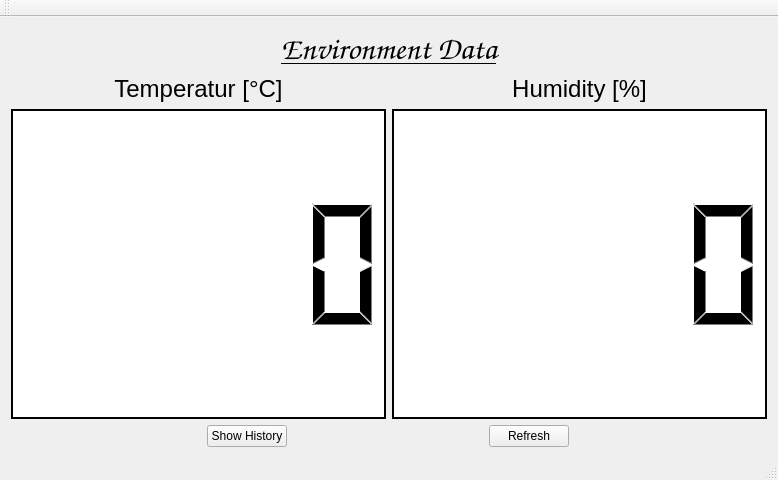
<?xml version="1.0" encoding="UTF-8"?>
<ui version="4.0">
 <class>MainWindow</class>
 <widget class="QMainWindow" name="MainWindow">
  <property name="geometry">
   <rect>
    <x>0</x>
    <y>0</y>
    <width>778</width>
    <height>480</height>
   </rect>
  </property>
  <property name="windowTitle">
   <string>MainWindow</string>
  </property>
  <widget class="QWidget" name="centralWidget">
   <layout class="QVBoxLayout" name="verticalLayout">
    <item>
     <widget class="QLabel" name="label">
      <property name="palette">
       <palette>
        <active>
         <colorrole role="Base">
          <brush brushstyle="SolidPattern">
           <color alpha="255">
            <red>255</red>
            <green>255</green>
            <blue>255</blue>
           </color>
          </brush>
         </colorrole>
         <colorrole role="Window">
          <brush brushstyle="SolidPattern">
           <color alpha="255">
            <red>255</red>
            <green>255</green>
            <blue>255</blue>
           </color>
          </brush>
         </colorrole>
        </active>
        <inactive>
         <colorrole role="Base">
          <brush brushstyle="SolidPattern">
           <color alpha="255">
            <red>255</red>
            <green>255</green>
            <blue>255</blue>
           </color>
          </brush>
         </colorrole>
         <colorrole role="Window">
          <brush brushstyle="SolidPattern">
           <color alpha="255">
            <red>255</red>
            <green>255</green>
            <blue>255</blue>
           </color>
          </brush>
         </colorrole>
        </inactive>
        <disabled>
         <colorrole role="Base">
          <brush brushstyle="SolidPattern">
           <color alpha="255">
            <red>255</red>
            <green>255</green>
            <blue>255</blue>
           </color>
          </brush>
         </colorrole>
         <colorrole role="Window">
          <brush brushstyle="SolidPattern">
           <color alpha="255">
            <red>255</red>
            <green>255</green>
            <blue>255</blue>
           </color>
          </brush>
         </colorrole>
        </disabled>
       </palette>
      </property>
      <property name="font">
       <font>
        <family>Comic Sans MS</family>
        <pointsize>24</pointsize>
        <italic>false</italic>
        <underline>true</underline>
        <stylestrategy>PreferAntialias</stylestrategy>
       </font>
      </property>
      <property name="text">
       <string>Environment Data</string>
      </property>
      <property name="alignment">
       <set>Qt::AlignCenter</set>
      </property>
     </widget>
    </item>
    <item>
     <layout class="QHBoxLayout" name="horizontalLayout_3">
      <item>
       <widget class="QLabel" name="label_3">
        <property name="font">
         <font>
          <pointsize>18</pointsize>
         </font>
        </property>
        <property name="text">
         <string>Temperatur [°C]</string>
        </property>
        <property name="alignment">
         <set>Qt::AlignCenter</set>
        </property>
       </widget>
      </item>
      <item>
       <widget class="QLabel" name="label_2">
        <property name="font">
         <font>
          <pointsize>18</pointsize>
         </font>
        </property>
        <property name="text">
         <string>Humidity [%]</string>
        </property>
        <property name="alignment">
         <set>Qt::AlignCenter</set>
        </property>
       </widget>
      </item>
     </layout>
    </item>
    <item>
     <layout class="QHBoxLayout" name="horizontalLayout">
      <item>
       <widget class="QLCDNumber" name="lcdTemp">
        <property name="sizePolicy">
         <sizepolicy hsizetype="Expanding" vsizetype="Expanding">
          <horstretch>0</horstretch>
          <verstretch>0</verstretch>
         </sizepolicy>
        </property>
        <property name="palette">
         <palette>
          <active>
           <colorrole role="WindowText">
            <brush brushstyle="SolidPattern">
             <color alpha="255">
              <red>0</red>
              <green>0</green>
              <blue>0</blue>
             </color>
            </brush>
           </colorrole>
           <colorrole role="Button">
            <brush brushstyle="SolidPattern">
             <color alpha="255">
              <red>255</red>
              <green>255</green>
              <blue>255</blue>
             </color>
            </brush>
           </colorrole>
           <colorrole role="Light">
            <brush brushstyle="SolidPattern">
             <color alpha="255">
              <red>255</red>
              <green>255</green>
              <blue>255</blue>
             </color>
            </brush>
           </colorrole>
           <colorrole role="Midlight">
            <brush brushstyle="SolidPattern">
             <color alpha="255">
              <red>255</red>
              <green>255</green>
              <blue>255</blue>
             </color>
            </brush>
           </colorrole>
           <colorrole role="Dark">
            <brush brushstyle="SolidPattern">
             <color alpha="255">
              <red>127</red>
              <green>127</green>
              <blue>127</blue>
             </color>
            </brush>
           </colorrole>
           <colorrole role="Mid">
            <brush brushstyle="SolidPattern">
             <color alpha="255">
              <red>170</red>
              <green>170</green>
              <blue>170</blue>
             </color>
            </brush>
           </colorrole>
           <colorrole role="Text">
            <brush brushstyle="SolidPattern">
             <color alpha="255">
              <red>0</red>
              <green>0</green>
              <blue>0</blue>
             </color>
            </brush>
           </colorrole>
           <colorrole role="BrightText">
            <brush brushstyle="SolidPattern">
             <color alpha="255">
              <red>255</red>
              <green>255</green>
              <blue>255</blue>
             </color>
            </brush>
           </colorrole>
           <colorrole role="ButtonText">
            <brush brushstyle="SolidPattern">
             <color alpha="255">
              <red>0</red>
              <green>0</green>
              <blue>0</blue>
             </color>
            </brush>
           </colorrole>
           <colorrole role="Base">
            <brush brushstyle="SolidPattern">
             <color alpha="255">
              <red>255</red>
              <green>255</green>
              <blue>255</blue>
             </color>
            </brush>
           </colorrole>
           <colorrole role="Window">
            <brush brushstyle="SolidPattern">
             <color alpha="255">
              <red>255</red>
              <green>255</green>
              <blue>255</blue>
             </color>
            </brush>
           </colorrole>
           <colorrole role="Shadow">
            <brush brushstyle="SolidPattern">
             <color alpha="255">
              <red>0</red>
              <green>0</green>
              <blue>0</blue>
             </color>
            </brush>
           </colorrole>
           <colorrole role="AlternateBase">
            <brush brushstyle="SolidPattern">
             <color alpha="255">
              <red>255</red>
              <green>255</green>
              <blue>255</blue>
             </color>
            </brush>
           </colorrole>
           <colorrole role="ToolTipBase">
            <brush brushstyle="SolidPattern">
             <color alpha="255">
              <red>255</red>
              <green>255</green>
              <blue>220</blue>
             </color>
            </brush>
           </colorrole>
           <colorrole role="ToolTipText">
            <brush brushstyle="SolidPattern">
             <color alpha="255">
              <red>0</red>
              <green>0</green>
              <blue>0</blue>
             </color>
            </brush>
           </colorrole>
          </active>
          <inactive>
           <colorrole role="WindowText">
            <brush brushstyle="SolidPattern">
             <color alpha="255">
              <red>0</red>
              <green>0</green>
              <blue>0</blue>
             </color>
            </brush>
           </colorrole>
           <colorrole role="Button">
            <brush brushstyle="SolidPattern">
             <color alpha="255">
              <red>255</red>
              <green>255</green>
              <blue>255</blue>
             </color>
            </brush>
           </colorrole>
           <colorrole role="Light">
            <brush brushstyle="SolidPattern">
             <color alpha="255">
              <red>255</red>
              <green>255</green>
              <blue>255</blue>
             </color>
            </brush>
           </colorrole>
           <colorrole role="Midlight">
            <brush brushstyle="SolidPattern">
             <color alpha="255">
              <red>255</red>
              <green>255</green>
              <blue>255</blue>
             </color>
            </brush>
           </colorrole>
           <colorrole role="Dark">
            <brush brushstyle="SolidPattern">
             <color alpha="255">
              <red>127</red>
              <green>127</green>
              <blue>127</blue>
             </color>
            </brush>
           </colorrole>
           <colorrole role="Mid">
            <brush brushstyle="SolidPattern">
             <color alpha="255">
              <red>170</red>
              <green>170</green>
              <blue>170</blue>
             </color>
            </brush>
           </colorrole>
           <colorrole role="Text">
            <brush brushstyle="SolidPattern">
             <color alpha="255">
              <red>0</red>
              <green>0</green>
              <blue>0</blue>
             </color>
            </brush>
           </colorrole>
           <colorrole role="BrightText">
            <brush brushstyle="SolidPattern">
             <color alpha="255">
              <red>255</red>
              <green>255</green>
              <blue>255</blue>
             </color>
            </brush>
           </colorrole>
           <colorrole role="ButtonText">
            <brush brushstyle="SolidPattern">
             <color alpha="255">
              <red>0</red>
              <green>0</green>
              <blue>0</blue>
             </color>
            </brush>
           </colorrole>
           <colorrole role="Base">
            <brush brushstyle="SolidPattern">
             <color alpha="255">
              <red>255</red>
              <green>255</green>
              <blue>255</blue>
             </color>
            </brush>
           </colorrole>
           <colorrole role="Window">
            <brush brushstyle="SolidPattern">
             <color alpha="255">
              <red>255</red>
              <green>255</green>
              <blue>255</blue>
             </color>
            </brush>
           </colorrole>
           <colorrole role="Shadow">
            <brush brushstyle="SolidPattern">
             <color alpha="255">
              <red>0</red>
              <green>0</green>
              <blue>0</blue>
             </color>
            </brush>
           </colorrole>
           <colorrole role="AlternateBase">
            <brush brushstyle="SolidPattern">
             <color alpha="255">
              <red>255</red>
              <green>255</green>
              <blue>255</blue>
             </color>
            </brush>
           </colorrole>
           <colorrole role="ToolTipBase">
            <brush brushstyle="SolidPattern">
             <color alpha="255">
              <red>255</red>
              <green>255</green>
              <blue>220</blue>
             </color>
            </brush>
           </colorrole>
           <colorrole role="ToolTipText">
            <brush brushstyle="SolidPattern">
             <color alpha="255">
              <red>0</red>
              <green>0</green>
              <blue>0</blue>
             </color>
            </brush>
           </colorrole>
          </inactive>
          <disabled>
           <colorrole role="WindowText">
            <brush brushstyle="SolidPattern">
             <color alpha="255">
              <red>127</red>
              <green>127</green>
              <blue>127</blue>
             </color>
            </brush>
           </colorrole>
           <colorrole role="Button">
            <brush brushstyle="SolidPattern">
             <color alpha="255">
              <red>255</red>
              <green>255</green>
              <blue>255</blue>
             </color>
            </brush>
           </colorrole>
           <colorrole role="Light">
            <brush brushstyle="SolidPattern">
             <color alpha="255">
              <red>255</red>
              <green>255</green>
              <blue>255</blue>
             </color>
            </brush>
           </colorrole>
           <colorrole role="Midlight">
            <brush brushstyle="SolidPattern">
             <color alpha="255">
              <red>255</red>
              <green>255</green>
              <blue>255</blue>
             </color>
            </brush>
           </colorrole>
           <colorrole role="Dark">
            <brush brushstyle="SolidPattern">
             <color alpha="255">
              <red>127</red>
              <green>127</green>
              <blue>127</blue>
             </color>
            </brush>
           </colorrole>
           <colorrole role="Mid">
            <brush brushstyle="SolidPattern">
             <color alpha="255">
              <red>170</red>
              <green>170</green>
              <blue>170</blue>
             </color>
            </brush>
           </colorrole>
           <colorrole role="Text">
            <brush brushstyle="SolidPattern">
             <color alpha="255">
              <red>127</red>
              <green>127</green>
              <blue>127</blue>
             </color>
            </brush>
           </colorrole>
           <colorrole role="BrightText">
            <brush brushstyle="SolidPattern">
             <color alpha="255">
              <red>255</red>
              <green>255</green>
              <blue>255</blue>
             </color>
            </brush>
           </colorrole>
           <colorrole role="ButtonText">
            <brush brushstyle="SolidPattern">
             <color alpha="255">
              <red>127</red>
              <green>127</green>
              <blue>127</blue>
             </color>
            </brush>
           </colorrole>
           <colorrole role="Base">
            <brush brushstyle="SolidPattern">
             <color alpha="255">
              <red>255</red>
              <green>255</green>
              <blue>255</blue>
             </color>
            </brush>
           </colorrole>
           <colorrole role="Window">
            <brush brushstyle="SolidPattern">
             <color alpha="255">
              <red>255</red>
              <green>255</green>
              <blue>255</blue>
             </color>
            </brush>
           </colorrole>
           <colorrole role="Shadow">
            <brush brushstyle="SolidPattern">
             <color alpha="255">
              <red>0</red>
              <green>0</green>
              <blue>0</blue>
             </color>
            </brush>
           </colorrole>
           <colorrole role="AlternateBase">
            <brush brushstyle="SolidPattern">
             <color alpha="255">
              <red>255</red>
              <green>255</green>
              <blue>255</blue>
             </color>
            </brush>
           </colorrole>
           <colorrole role="ToolTipBase">
            <brush brushstyle="SolidPattern">
             <color alpha="255">
              <red>255</red>
              <green>255</green>
              <blue>220</blue>
             </color>
            </brush>
           </colorrole>
           <colorrole role="ToolTipText">
            <brush brushstyle="SolidPattern">
             <color alpha="255">
              <red>0</red>
              <green>0</green>
              <blue>0</blue>
             </color>
            </brush>
           </colorrole>
          </disabled>
         </palette>
        </property>
        <property name="autoFillBackground">
         <bool>true</bool>
        </property>
        <property name="frameShape">
         <enum>QFrame::WinPanel</enum>
        </property>
        <property name="frameShadow">
         <enum>QFrame::Plain</enum>
        </property>
       </widget>
      </item>
      <item>
       <widget class="QLCDNumber" name="lcdHum">
        <property name="sizePolicy">
         <sizepolicy hsizetype="Expanding" vsizetype="Expanding">
          <horstretch>0</horstretch>
          <verstretch>0</verstretch>
         </sizepolicy>
        </property>
        <property name="palette">
         <palette>
          <active>
           <colorrole role="WindowText">
            <brush brushstyle="SolidPattern">
             <color alpha="255">
              <red>0</red>
              <green>0</green>
              <blue>0</blue>
             </color>
            </brush>
           </colorrole>
           <colorrole role="Button">
            <brush brushstyle="SolidPattern">
             <color alpha="255">
              <red>255</red>
              <green>255</green>
              <blue>255</blue>
             </color>
            </brush>
           </colorrole>
           <colorrole role="Light">
            <brush brushstyle="SolidPattern">
             <color alpha="255">
              <red>255</red>
              <green>255</green>
              <blue>255</blue>
             </color>
            </brush>
           </colorrole>
           <colorrole role="Midlight">
            <brush brushstyle="SolidPattern">
             <color alpha="255">
              <red>255</red>
              <green>255</green>
              <blue>255</blue>
             </color>
            </brush>
           </colorrole>
           <colorrole role="Dark">
            <brush brushstyle="SolidPattern">
             <color alpha="255">
              <red>127</red>
              <green>127</green>
              <blue>127</blue>
             </color>
            </brush>
           </colorrole>
           <colorrole role="Mid">
            <brush brushstyle="SolidPattern">
             <color alpha="255">
              <red>170</red>
              <green>170</green>
              <blue>170</blue>
             </color>
            </brush>
           </colorrole>
           <colorrole role="Text">
            <brush brushstyle="SolidPattern">
             <color alpha="255">
              <red>0</red>
              <green>0</green>
              <blue>0</blue>
             </color>
            </brush>
           </colorrole>
           <colorrole role="BrightText">
            <brush brushstyle="SolidPattern">
             <color alpha="255">
              <red>255</red>
              <green>255</green>
              <blue>255</blue>
             </color>
            </brush>
           </colorrole>
           <colorrole role="ButtonText">
            <brush brushstyle="SolidPattern">
             <color alpha="255">
              <red>0</red>
              <green>0</green>
              <blue>0</blue>
             </color>
            </brush>
           </colorrole>
           <colorrole role="Base">
            <brush brushstyle="SolidPattern">
             <color alpha="255">
              <red>255</red>
              <green>255</green>
              <blue>255</blue>
             </color>
            </brush>
           </colorrole>
           <colorrole role="Window">
            <brush brushstyle="SolidPattern">
             <color alpha="255">
              <red>255</red>
              <green>255</green>
              <blue>255</blue>
             </color>
            </brush>
           </colorrole>
           <colorrole role="Shadow">
            <brush brushstyle="SolidPattern">
             <color alpha="255">
              <red>0</red>
              <green>0</green>
              <blue>0</blue>
             </color>
            </brush>
           </colorrole>
           <colorrole role="AlternateBase">
            <brush brushstyle="SolidPattern">
             <color alpha="255">
              <red>255</red>
              <green>255</green>
              <blue>255</blue>
             </color>
            </brush>
           </colorrole>
           <colorrole role="ToolTipBase">
            <brush brushstyle="SolidPattern">
             <color alpha="255">
              <red>255</red>
              <green>255</green>
              <blue>220</blue>
             </color>
            </brush>
           </colorrole>
           <colorrole role="ToolTipText">
            <brush brushstyle="SolidPattern">
             <color alpha="255">
              <red>0</red>
              <green>0</green>
              <blue>0</blue>
             </color>
            </brush>
           </colorrole>
          </active>
          <inactive>
           <colorrole role="WindowText">
            <brush brushstyle="SolidPattern">
             <color alpha="255">
              <red>0</red>
              <green>0</green>
              <blue>0</blue>
             </color>
            </brush>
           </colorrole>
           <colorrole role="Button">
            <brush brushstyle="SolidPattern">
             <color alpha="255">
              <red>255</red>
              <green>255</green>
              <blue>255</blue>
             </color>
            </brush>
           </colorrole>
           <colorrole role="Light">
            <brush brushstyle="SolidPattern">
             <color alpha="255">
              <red>255</red>
              <green>255</green>
              <blue>255</blue>
             </color>
            </brush>
           </colorrole>
           <colorrole role="Midlight">
            <brush brushstyle="SolidPattern">
             <color alpha="255">
              <red>255</red>
              <green>255</green>
              <blue>255</blue>
             </color>
            </brush>
           </colorrole>
           <colorrole role="Dark">
            <brush brushstyle="SolidPattern">
             <color alpha="255">
              <red>127</red>
              <green>127</green>
              <blue>127</blue>
             </color>
            </brush>
           </colorrole>
           <colorrole role="Mid">
            <brush brushstyle="SolidPattern">
             <color alpha="255">
              <red>170</red>
              <green>170</green>
              <blue>170</blue>
             </color>
            </brush>
           </colorrole>
           <colorrole role="Text">
            <brush brushstyle="SolidPattern">
             <color alpha="255">
              <red>0</red>
              <green>0</green>
              <blue>0</blue>
             </color>
            </brush>
           </colorrole>
           <colorrole role="BrightText">
            <brush brushstyle="SolidPattern">
             <color alpha="255">
              <red>255</red>
              <green>255</green>
              <blue>255</blue>
             </color>
            </brush>
           </colorrole>
           <colorrole role="ButtonText">
            <brush brushstyle="SolidPattern">
             <color alpha="255">
              <red>0</red>
              <green>0</green>
              <blue>0</blue>
             </color>
            </brush>
           </colorrole>
           <colorrole role="Base">
            <brush brushstyle="SolidPattern">
             <color alpha="255">
              <red>255</red>
              <green>255</green>
              <blue>255</blue>
             </color>
            </brush>
           </colorrole>
           <colorrole role="Window">
            <brush brushstyle="SolidPattern">
             <color alpha="255">
              <red>255</red>
              <green>255</green>
              <blue>255</blue>
             </color>
            </brush>
           </colorrole>
           <colorrole role="Shadow">
            <brush brushstyle="SolidPattern">
             <color alpha="255">
              <red>0</red>
              <green>0</green>
              <blue>0</blue>
             </color>
            </brush>
           </colorrole>
           <colorrole role="AlternateBase">
            <brush brushstyle="SolidPattern">
             <color alpha="255">
              <red>255</red>
              <green>255</green>
              <blue>255</blue>
             </color>
            </brush>
           </colorrole>
           <colorrole role="ToolTipBase">
            <brush brushstyle="SolidPattern">
             <color alpha="255">
              <red>255</red>
              <green>255</green>
              <blue>220</blue>
             </color>
            </brush>
           </colorrole>
           <colorrole role="ToolTipText">
            <brush brushstyle="SolidPattern">
             <color alpha="255">
              <red>0</red>
              <green>0</green>
              <blue>0</blue>
             </color>
            </brush>
           </colorrole>
          </inactive>
          <disabled>
           <colorrole role="WindowText">
            <brush brushstyle="SolidPattern">
             <color alpha="255">
              <red>127</red>
              <green>127</green>
              <blue>127</blue>
             </color>
            </brush>
           </colorrole>
           <colorrole role="Button">
            <brush brushstyle="SolidPattern">
             <color alpha="255">
              <red>255</red>
              <green>255</green>
              <blue>255</blue>
             </color>
            </brush>
           </colorrole>
           <colorrole role="Light">
            <brush brushstyle="SolidPattern">
             <color alpha="255">
              <red>255</red>
              <green>255</green>
              <blue>255</blue>
             </color>
            </brush>
           </colorrole>
           <colorrole role="Midlight">
            <brush brushstyle="SolidPattern">
             <color alpha="255">
              <red>255</red>
              <green>255</green>
              <blue>255</blue>
             </color>
            </brush>
           </colorrole>
           <colorrole role="Dark">
            <brush brushstyle="SolidPattern">
             <color alpha="255">
              <red>127</red>
              <green>127</green>
              <blue>127</blue>
             </color>
            </brush>
           </colorrole>
           <colorrole role="Mid">
            <brush brushstyle="SolidPattern">
             <color alpha="255">
              <red>170</red>
              <green>170</green>
              <blue>170</blue>
             </color>
            </brush>
           </colorrole>
           <colorrole role="Text">
            <brush brushstyle="SolidPattern">
             <color alpha="255">
              <red>127</red>
              <green>127</green>
              <blue>127</blue>
             </color>
            </brush>
           </colorrole>
           <colorrole role="BrightText">
            <brush brushstyle="SolidPattern">
             <color alpha="255">
              <red>255</red>
              <green>255</green>
              <blue>255</blue>
             </color>
            </brush>
           </colorrole>
           <colorrole role="ButtonText">
            <brush brushstyle="SolidPattern">
             <color alpha="255">
              <red>127</red>
              <green>127</green>
              <blue>127</blue>
             </color>
            </brush>
           </colorrole>
           <colorrole role="Base">
            <brush brushstyle="SolidPattern">
             <color alpha="255">
              <red>255</red>
              <green>255</green>
              <blue>255</blue>
             </color>
            </brush>
           </colorrole>
           <colorrole role="Window">
            <brush brushstyle="SolidPattern">
             <color alpha="255">
              <red>255</red>
              <green>255</green>
              <blue>255</blue>
             </color>
            </brush>
           </colorrole>
           <colorrole role="Shadow">
            <brush brushstyle="SolidPattern">
             <color alpha="255">
              <red>0</red>
              <green>0</green>
              <blue>0</blue>
             </color>
            </brush>
           </colorrole>
           <colorrole role="AlternateBase">
            <brush brushstyle="SolidPattern">
             <color alpha="255">
              <red>255</red>
              <green>255</green>
              <blue>255</blue>
             </color>
            </brush>
           </colorrole>
           <colorrole role="ToolTipBase">
            <brush brushstyle="SolidPattern">
             <color alpha="255">
              <red>255</red>
              <green>255</green>
              <blue>220</blue>
             </color>
            </brush>
           </colorrole>
           <colorrole role="ToolTipText">
            <brush brushstyle="SolidPattern">
             <color alpha="255">
              <red>0</red>
              <green>0</green>
              <blue>0</blue>
             </color>
            </brush>
           </colorrole>
          </disabled>
         </palette>
        </property>
        <property name="autoFillBackground">
         <bool>true</bool>
        </property>
        <property name="frameShape">
         <enum>QFrame::WinPanel</enum>
        </property>
        <property name="frameShadow">
         <enum>QFrame::Plain</enum>
        </property>
        <property name="digitCount">
         <number>5</number>
        </property>
       </widget>
      </item>
     </layout>
    </item>
    <item>
     <layout class="QHBoxLayout" name="horizontalLayout_2">
      <item>
       <widget class="QPushButton" name="btnShowChartWindow">
        <property name="sizePolicy">
         <sizepolicy hsizetype="Fixed" vsizetype="Fixed">
          <horstretch>0</horstretch>
          <verstretch>0</verstretch>
         </sizepolicy>
        </property>
        <property name="text">
         <string>Show History</string>
        </property>
       </widget>
      </item>
      <item>
       <widget class="QPushButton" name="refreshButton">
        <property name="sizePolicy">
         <sizepolicy hsizetype="Fixed" vsizetype="Fixed">
          <horstretch>0</horstretch>
          <verstretch>0</verstretch>
         </sizepolicy>
        </property>
        <property name="text">
         <string>Refresh</string>
        </property>
       </widget>
      </item>
     </layout>
    </item>
   </layout>
  </widget>
  <widget class="QMenuBar" name="menuBar">
   <property name="geometry">
    <rect>
     <x>0</x>
     <y>0</y>
     <width>778</width>
     <height>21</height>
    </rect>
   </property>
  </widget>
  <widget class="QToolBar" name="mainToolBar">
   <attribute name="toolBarArea">
    <enum>TopToolBarArea</enum>
   </attribute>
   <attribute name="toolBarBreak">
    <bool>false</bool>
   </attribute>
  </widget>
  <widget class="QStatusBar" name="statusBar"/>
 </widget>
 <layoutdefault spacing="6" margin="11"/>
 <resources/>
 <connections/>
</ui>
